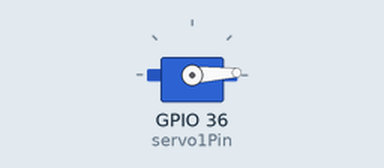
Bench run of a program on a simulated ESP32. On the bench: servo. What the program prints to the serial monitor is not drawn.

Above: at 0.05 s.
At 1.3 s:
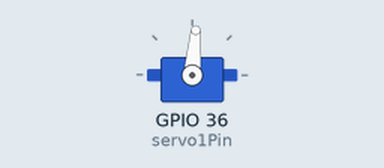
At 2.6 s:
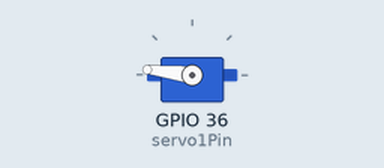
At 5.2 s:
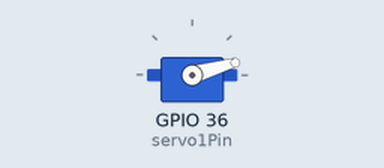
Timing chart, 0 to 7.1 s (numbered marks = the images above):
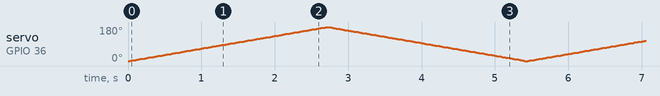

The program:

main.cpp
```cpp
#include <ESP32Servo.h>

// Define servo objects
Servo servo1;
Servo servo2;

// Define servo pins
const int servo1Pin = 36; // Change to your servo pin

// Define servo movement angles
const int minAngle = 0;
const int maxAngle = 180;

// Time delay for movement
const int delayTime = 15;

void setup() {

  // Attach servos to their respective pins
  servo1.attach(servo1Pin);

  // Start servos at minimum angle
  servo1.write(minAngle);
  servo2.write(minAngle);

  Serial.begin(115200);
  Serial.println("Servo control started");
}

void loop() {
  // Move servos from minAngle to maxAngle
  for (int angle = minAngle; angle <= maxAngle; angle++) {
    servo1.write(angle);
    servo2.write(angle);
    delay(delayTime);
  }

  // Move servos from maxAngle to minAngle
  for (int angle = maxAngle; angle >= minAngle; angle--) {
    servo1.write(angle);
    servo2.write(angle);
    delay(delayTime);
  }
}
```
